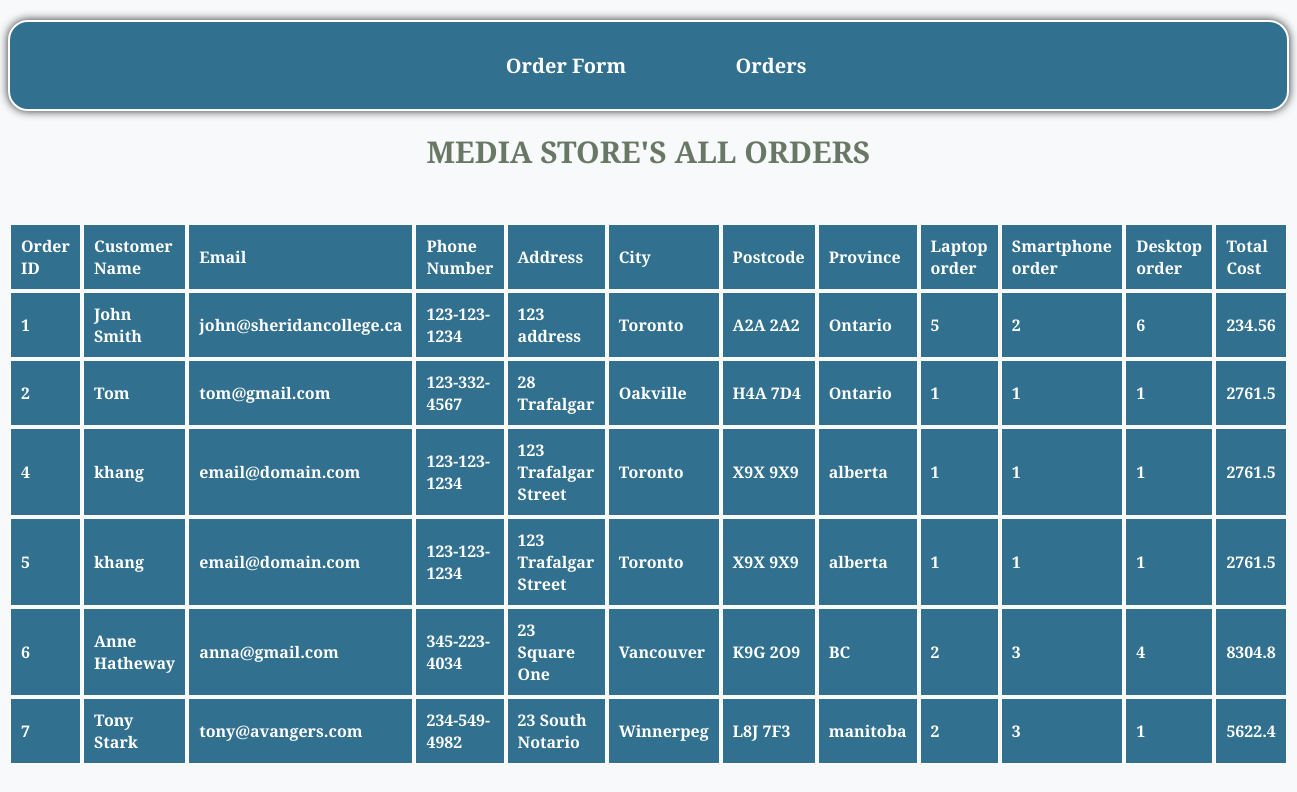
The page /allorders.php on the database its author committed.
### tables this page shows
CREATE TABLE `orders` (
  `id` int(11) NOT NULL,
  `name` varchar(200) NOT NULL,
  `email` varchar(200) NOT NULL,
  `phone` varchar(20) DEFAULT NULL,
  `address` varchar(200) NOT NULL,
  `city` varchar(200) NOT NULL,
  `postcode` varchar(200) NOT NULL,
  `province` varchar(200) NOT NULL,
  `product1` int(11) DEFAULT NULL,
  `product2` int(11) DEFAULT NULL,
  `product3` int(11) DEFAULT NULL,
  `totalCost` float NOT NULL
);

### allorders.php (the view, shortened to what this page needs)
<?php include('db_connection.php') ?>
<!DOCTYPE html>
<html lang="en">
<head>
    <link rel="stylesheet" type="text/css" href="css/formA7.css">
</head>
<body>
    <nav class="top_menu">
        <ul>
            <li><a href="index.php">Order Form</a></li>
            <li><a href="allorders.php">Orders</a></li>
        </ul>
    </nav>
    <h2 id="invoiceHeader">MEDIA STORE'S ALL ORDERS</h2>
    <div class="myTable">
        <table class="table">
            <tr>
                <th>Order ID</th>
                <th>Customer Name</th>
                <th>Email</th>
                <th>Phone Number</th>
                <th>Address</th>
                <th>City</th>
                <th>Postcode</th>
                <th>Province</th>
                <th>Laptop order</th>
                <th>Smartphone order</th>
                <th>Desktop order</th>
                <th>Total Cost</th>
            </tr>
            <?php
            $sqlquery = 'SELECT * FROM orders';
            $sqlResult = $db->query($sqlquery);
            if ($sqlResult->num_rows > 0) {
                while ($row = $sqlResult->fetch_assoc()) { ?>
                    <tr>
                        <th><?php echo $row['id']?></th>
                        <th><?php echo $row['name']?></th>
                        <th><?php echo $row['email']?></th>
                        <th><?php echo $row['phone']?></th>
                        <th><?php echo $row['address']?></th>
                        <th><?php echo $row['city']?></th>
                        <th><?php echo $row['postcode']?></th>
                        <th><?php echo $row['province']?></th>
                        <th><?php echo $row['product1']?></th>
                        <th><?php echo $row['product2']?></th>
                        <th><?php echo $row['product3']?></th>
                        <th><?php echo $row['totalCost']?></th>
                    </tr>
            <?php
                }
            }
            ?>
        </table>
    </div>
</body>
</html>

### css/formA7.css (style rules this page uses)
body { background-color: #F7F9FB; font-family: 'PT serif', cursive; font-size: 20px; }
#formData, #invoiceHeader { width: 500px; margin: 20px auto; }
.myTable { max-width: 1400px; margin: auto; }
.table { width: 100%; text-align: left; color: white; font-size: 16px; margin-top: 50px; }
.table th, .table td { border: 1px solid; padding: 10px; background-color: #31708E; }
.top_menu { max-width: 1400; margin: 20px auto; border: 2px solid; border-radius: 20px; box-shadow: 0 0 10px #2c2c2c; padding: 20px; background-color: #31708E; color: white; text-decoration: none; }
.top_menu a { text-decoration: none; color: white; font-weight: bold; padding: 10px; display: block; }
.top_menu ul { list-style-type: none; text-align: center; margin: 0; }
.top_menu ul li { display: inline-block; width: 200px; }
h2 { text-align: center; color: #687864; }

### rows shown on the page
orders: id "1", name "John Smith", email "john@sheridancollege.ca", phone "123-123-1234", address "123 address", city "Toronto", postcode "A2A 2A2", province "Ontario", product1 "5", product2 "2", product3 "6", totalCost "234.56"
orders: id "2", name "Tom", email "tom@gmail.com", phone "123-332-4567", address "28 Trafalgar", city "Oakville", postcode "H4A 7D4", province "Ontario", product1 "1", product2 "1", product3 "1", totalCost "2761.5"
orders: id "4", name "khang", email "email@domain.com", phone "123-123-1234", address "123 Trafalgar Street", city "Toronto", postcode "X9X 9X9", province "alberta", product1 "1", product2 "1", product3 "1", totalCost "2761.5"
orders: id "5", name "khang", email "email@domain.com", phone "123-123-1234", address "123 Trafalgar Street", city "Toronto", postcode "X9X 9X9", province "alberta", product1 "1", product2 "1", product3 "1", totalCost "2761.5"
orders: id "6", name "Anne Hatheway", email "anna@gmail.com", phone "345-223-4034", address "23 Square One", city "Vancouver", postcode "K9G 2O9", province "BC", product1 "2", product2 "3", product3 "4", totalCost "8304.8"
orders: id "7", name "Tony Stark", email "tony@avangers.com", phone "234-549-4982", address "23 South Notario", city "Winnerpeg", postcode "L8J 7F3", province "manitoba", product1 "2", product2 "3", product3 "1", totalCost "5622.4"
